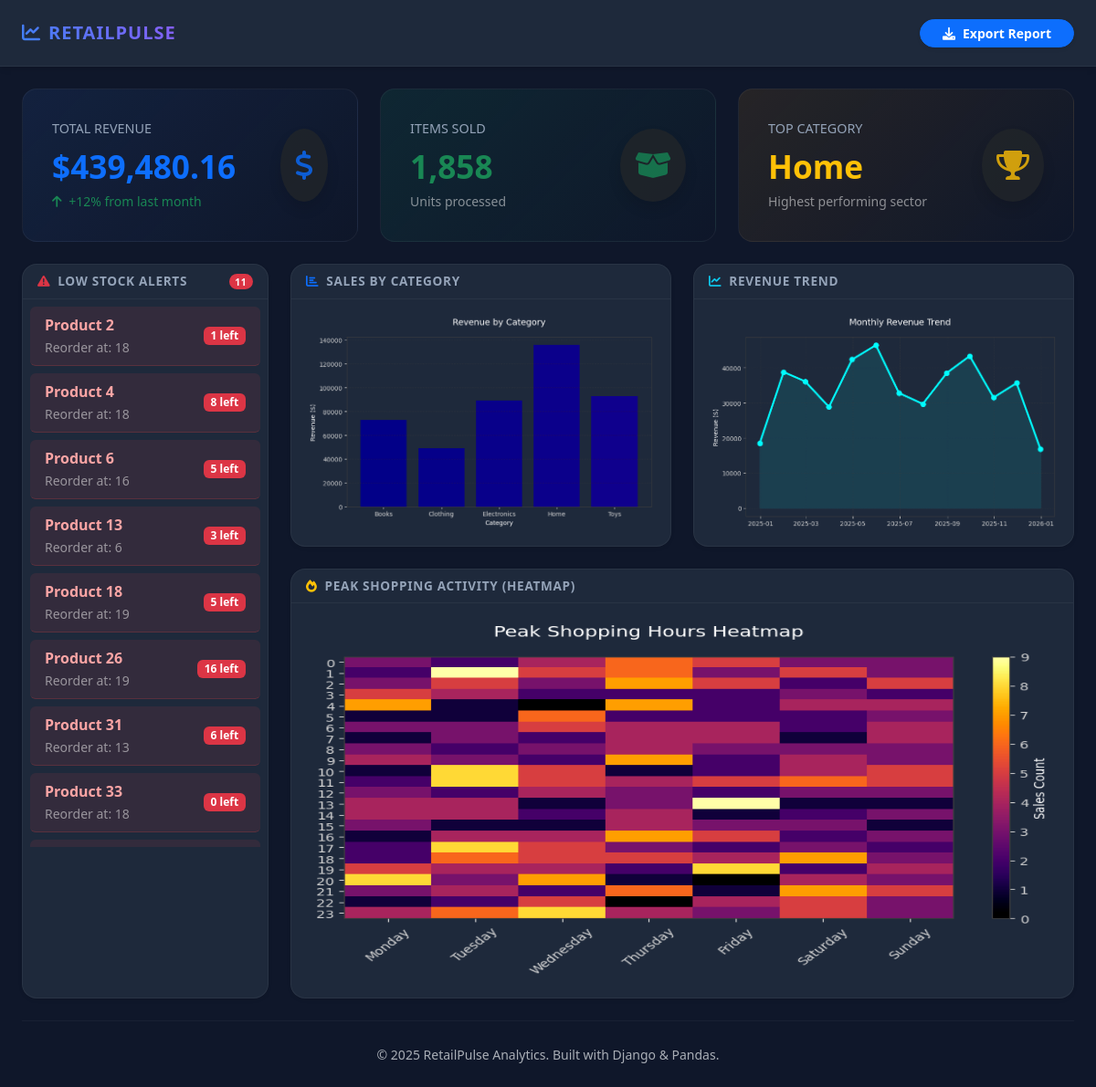
The page / on the database its author committed.
### forecaster/models.py (models this page shows, shortened)
class Product(models.Model):
    CATEGORY_CHOICES = [
        ('Electronics', 'Electronics'),
        ('Clothing', 'Clothing'),
        ('Home', 'Home'),
        ('Books', 'Books'),
        ('Toys', 'Toys'),
    ]
    name = models.CharField(max_length=100)
    category = models.CharField(max_length=50, choices=CATEGORY_CHOICES)
    current_stock_level = models.IntegerField(default=0)
    reorder_point = models.IntegerField(default=10, help_text="Stock level at which to alert")
    price = models.DecimalField(max_digits=10, decimal_places=2)

### forecaster/views.py (the view)
# urls.py: path('', views.dashboard_view, name='dashboard'),
def dashboard_view(request):
    sales_qs = Sale.objects.select_related('product').all().values(
        'sale_date', 'quantity_sold', 'total_revenue', 'product__category'
    )
    if not sales_qs.exists():
        return render(request, 'dashboard.html', {'no_data': True})
    df = pd.DataFrame(sales_qs)
    df['sale_date'] = pd.to_datetime(df['sale_date'])
    df['total_revenue'] = pd.to_numeric(df['total_revenue'])
    total_revenue = df['total_revenue'].sum()
    total_items_sold = df['quantity_sold'].sum()
    cat_sales = df.groupby('product__category')['total_revenue'].sum()
    top_category = cat_sales.idxmax() if not cat_sales.empty else "N/A"
    low_stock_products = Product.objects.filter(current_stock_level__lt=F('reorder_point'))
    plt.figure(figsize=(8, 5))
    colors = plt.cm.plasma(range(len(cat_sales)))
    bars = plt.bar(cat_sales.index, cat_sales.values, color=colors)
    plt.title('Revenue by Category', fontsize=14, pad=20)
    plt.ylabel('Revenue ($)')
    plt.xlabel('Category')
    plt.grid(axis='y', linestyle='--', alpha=0.3)
    plt.tight_layout()
    chart_category = get_graph()
    plt.close()
    df.set_index('sale_date', inplace=True)
    monthly_sales = df['total_revenue'].resample('ME').sum()
    plt.figure(figsize=(8, 5))
    plt.plot(monthly_sales.index, monthly_sales.values, marker='o', color='#00f2ff', linewidth=3, markersize=8)
    plt.fill_between(monthly_sales.index, monthly_sales.values, color='#00f2ff', alpha=0.1)  # Glow under line
    plt.title('Monthly Revenue Trend', fontsize=14, pad=20)
    plt.ylabel('Revenue ($)')
    plt.grid(True, linestyle='--', alpha=0.3)
    plt.tight_layout()
    chart_trend = get_graph()
    plt.close()
    df.reset_index(inplace=True)
    df['hour'] = df['sale_date'].dt.hour
    df['day'] = df['sale_date'].dt.day_name()
    days_order = ['Monday', 'Tuesday', 'Wednesday', 'Thursday', 'Friday', 'Saturday', 'Sunday']
    pivot = df.pivot_table(index='hour', columns='day', values='quantity_sold', aggfunc='count', fill_value=0)
    pivot = pivot.reindex(columns=days_order, fill_value=0)
    plt.figure(figsize=(8, 5))
    plt.imshow(pivot, cmap='inferno', interpolation='nearest', aspect='auto')
    cbar = plt.colorbar(label='Sales Count')
    cbar.outline.set_edgecolor('#444')  # Dark border for colorbar
    plt.title('Peak Shopping Hours Heatmap', fontsize=14, pad=20)
    plt.xticks(range(len(pivot.columns)), pivot.columns, rotation=45)
    plt.yticks(range(24), range(24))
    plt.tight_layout()
    chart_heatmap = get_graph()
    plt.close()
    context = {
        'total_revenue': f"{total_revenue:,.2f}",  # Added comma formatting
        'total_items_sold': f"{total_items_sold:,}",
        'top_category': top_category,
        'low_stock_products': low_stock_products,
        'chart_category': chart_category,
        'chart_trend': chart_trend,
        'chart_heatmap': chart_heatmap,
    }
    return render(request, 'dashboard.html', context)

### forecaster/views.py (called while the page is built)
def get_graph():
    buffer = io.BytesIO()
    plt.savefig(buffer, format='png', bbox_inches='tight', transparent=True)
    buffer.seek(0)
    image_png = buffer.getvalue()
    buffer.close()
    graphic = base64.b64encode(image_png)
    return graphic.decode('utf-8')

### forecaster/templates/dashboard.html (shortened to what this page needs)
<!DOCTYPE html>
<html lang="en" data-bs-theme="dark">
<head>
    <link href="https://cdn.jsdelivr.net/npm/bootstrap@5.3.2/dist/css/bootstrap.min.css" rel="stylesheet">
    <link href="https://cdnjs.cloudflare.com/ajax/libs/font-awesome/6.0.0/css/all.min.css" rel="stylesheet">
</head>
<body>
<nav class="navbar navbar-expand-lg navbar-dark mb-4 py-3">
    <div class="container-fluid px-4">
        <a class="navbar-brand" href="#"><i class="fas fa-chart-line me-2"></i>RETAILPULSE</a>
        <div class="d-flex">
            <a href="{% url 'export_csv' %}" class="btn btn-primary btn-sm px-4 fw-bold rounded-pill shadow-sm">
                <i class="fas fa-download me-2"></i>Export Report
            </a>
        </div>
    </div>
</nav>
<div class="container-fluid px-4">
    {% if no_data %}
        <div class="alert alert-warning border-0 shadow-sm rounded-4 text-center py-5">
            <h4 class="alert-heading fw-bold mb-3">No Data Available</h4>
            <p>Please run the data seeding command to populate your dashboard.</p>
            <code class="bg-dark p-2 rounded text-white">python manage.py seed_data</code>
        </div>
    {% else %}
    <div class="row g-4 mb-4">
        <div class="col-md-4">
            <div class="card h-100 p-3" style="background: linear-gradient(135deg, rgba(59,130,246,0.1) 0%, rgba(30,41,59,0) 100%);">
                <div class="card-body d-flex justify-content-between align-items-center">
                    <div>
                        <div class="kpi-label text-uppercase mb-1">Total Revenue</div>
                        <div class="kpi-value text-primary">${{ total_revenue }}</div>
                        <small class="text-success"><i class="fas fa-arrow-up me-1"></i> +12% from last month</small>
                    </div>
                    <div class="kpi-icon text-primary bg-dark p-3 rounded-circle shadow">
                        <i class="fas fa-dollar-sign"></i>
                    </div>
                </div>
            </div>
        </div>
        <div class="col-md-4">
            <div class="card h-100 p-3" style="background: linear-gradient(135deg, rgba(16,185,129,0.1) 0%, rgba(30,41,59,0) 100%);">
                <div class="card-body d-flex justify-content-between align-items-center">
                    <div>
                        <div class="kpi-label text-uppercase mb-1">Items Sold</div>
                        <div class="kpi-value text-success">{{ total_items_sold }}</div>
                        <small class="text-white-50">Units processed</small>
                    </div>
                    <div class="kpi-icon text-success bg-dark p-3 rounded-circle shadow">
                        <i class="fas fa-box-open"></i>
                    </div>
                </div>
            </div>
        </div>
        <div class="col-md-4">
            <div class="card h-100 p-3" style="background: linear-gradient(135deg, rgba(245,158,11,0.1) 0%, rgba(30,41,59,0) 100%);">
                <div class="card-body d-flex justify-content-between align-items-center">
                    <div>
                        <div class="kpi-label text-uppercase mb-1">Top Category</div>
                        <div class="kpi-value text-warning">{{ top_category }}</div>
                        <small class="text-white-50">Highest performing sector</small>
                    </div>
                    <div class="kpi-icon text-warning bg-dark p-3 rounded-circle shadow">
                        <i class="fas fa-trophy"></i>
                    </div>
                </div>
            </div>
        </div>
    </div>
    <div class="row g-4">
        <div class="col-lg-3">
            <div class="card h-100 shadow-sm">
                <div class="card-header d-flex justify-content-between align-items-center">
                    <span><i class="fas fa-exclamation-triangle me-2 text-danger"></i>Low Stock Alerts</span>
                    <span class="badge bg-danger rounded-pill">{{ low_stock_products|length }}</span>
                </div>
                <div class="card-body p-2" style="max-height: 600px; overflow-y: auto;">
                    {% if low_stock_products %}
                        <div class="list-group list-group-flush">
                        {% for prod in low_stock_products %}
                            <div class="list-group-item alert-list-item rounded mb-2 d-flex justify-content-between align-items-center">
                                <div>
                                    <div class="fw-bold">{{ prod.name }}</div>
                                    <small class="text-white-50">Reorder at: {{ prod.reorder_point }}</small>
                                </div>
                                <span class="badge bg-danger">{{ prod.current_stock_level }} left</span>
                            </div>
                        {% endfor %}
                        </div>
                    {% else %}
                        <div class="text-center py-5 text-success">
                            <i class="fas fa-check-circle fa-3x mb-3"></i>
                            <p>Inventory health is optimal.</p>
                        </div>
                    {% endif %}
                </div>
            </div>
        </div>
        <div class="col-lg-9">
            <div class="row g-4 mb-4">
                <div class="col-md-6">
                    <div class="card shadow-sm h-100">
                        <div class="card-header">
                            <i class="fas fa-chart-bar me-2 text-primary"></i>Sales by Category
                        </div>
                        <div class="card-body chart-container d-flex align-items-center justify-content-center">
                            {% if chart_category %}
                                <img alt="Category Chart" class="img-fluid">
                            {% endif %}
                        </div>
                    </div>
                </div>
                <div class="col-md-6">
                    <div class="card shadow-sm h-100">
                        <div class="card-header">
                            <i class="fas fa-chart-line me-2 text-info"></i>Revenue Trend
                        </div>
                        <div class="card-body chart-container d-flex align-items-center justify-content-center">
                            {% if chart_trend %}
                                <img alt="Trend Chart" class="img-fluid">
                            {% endif %}
                        </div>
                    </div>
                </div>
            </div>
            <div class="row">
                <div class="col-12">
                    <div class="card shadow-sm">
                        <div class="card-header">
                            <i class="fas fa-fire me-2 text-warning"></i>Peak Shopping Activity (Heatmap)
                        </div>
                        <div class="card-body chart-container text-center">
                            {% if chart_heatmap %}
                                <img alt="Heatmap" class="img-fluid" style="max-height: 400px;">
                            {% endif %}
                        </div>
                    </div>
                </div>
            </div>
        </div>
    </div>
    {% endif %}
    <footer class="text-center text-muted py-4 mt-4 border-top border-secondary border-opacity-10">
        <small>© 2025 RetailPulse Analytics. Built with Django & Pandas.</small>
    </footer>
</div>
</body>
</html>

### forecaster/templates/dashboard.html (style rules this page uses)
:root { --bg-dark: #0f172a; --card-bg: #1e293b; --accent-primary: #3b82f6; --accent-success: #10b981; --accent-warning: #f59e0b; --accent-danger: #ef4444; --text-muted: #94a3b8; }
body { background-color: var(--bg-dark); font-family: 'Segoe UI', Tahoma, Geneva, Verdana, sans-serif; }
.navbar { background-color: var(--card-bg) !important; border-bottom: 1px solid rgba(255,255,255,0.05); box-shadow: 0 4px 6px -1px rgba(0, 0, 0, 0.1); }
.navbar-brand { font-weight: 800; letter-spacing: 1px; background: linear-gradient(45deg, #3b82f6, #8b5cf6); -webkit-background-clip: text; -webkit-text-fill-color: transparent; }
.card { background-color: var(--card-bg); border: 1px solid rgba(255,255,255,0.05); border-radius: 16px; transition: transform 0.2s ease, box-shadow 0.2s ease; }
.card-header { background-color: transparent; border-bottom: 1px solid rgba(255,255,255,0.05); font-weight: 600; text-transform: uppercase; font-size: 0.85rem; letter-spacing: 0.05em; color: var(--text-muted); }
.kpi-icon { font-size: 2rem; opacity: 0.8; }
.kpi-value { font-size: 2.2rem; font-weight: 700; color: #fff; }
.kpi-label { color: var(--text-muted); font-size: 0.9rem; }
.chart-container img { width: 100%; height: auto; border-radius: 8px; filter: contrast(1.1); }
.alert-list-item { background-color: rgba(239, 68, 68, 0.1); border: 1px solid rgba(239, 68, 68, 0.2); color: #fca5a5; transition: background-color 0.2s; }

### rows shown on the page
Product: name "Product 2", reorder_point "18", current_stock_level "1"
Product: name "Product 4", reorder_point "18", current_stock_level "8"
Product: name "Product 6", reorder_point "16", current_stock_level "5"
Product: name "Product 13", reorder_point "6", current_stock_level "3"
Product: name "Product 18", reorder_point "19", current_stock_level "5"
Product: name "Product 26", reorder_point "19", current_stock_level "16"
Product: name "Product 31", reorder_point "13", current_stock_level "6"
Product: name "Product 33", reorder_point "18", current_stock_level "0"

### other values the page prints
{{ total_revenue }} "439,480.16"
{{ total_items_sold }} "1,858"
{{ top_category }} "Home"
{{ low_stock_products|length }} "11"
